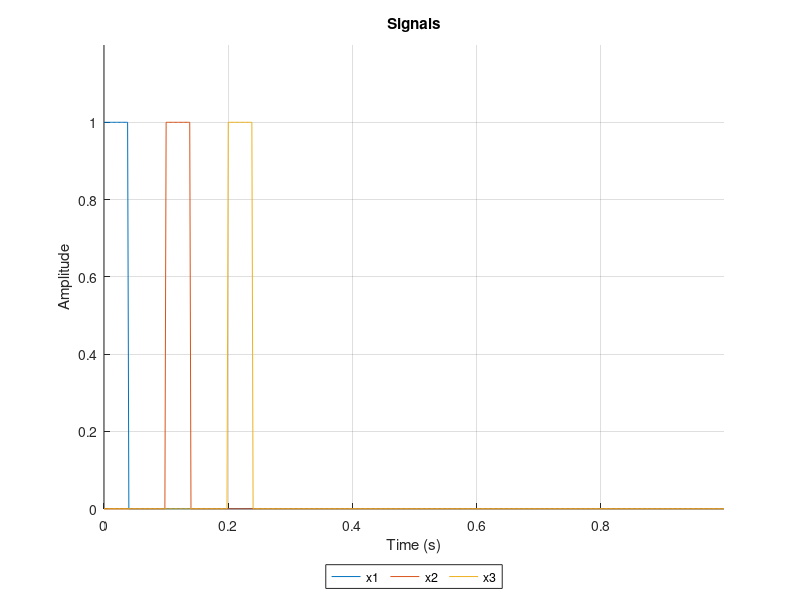
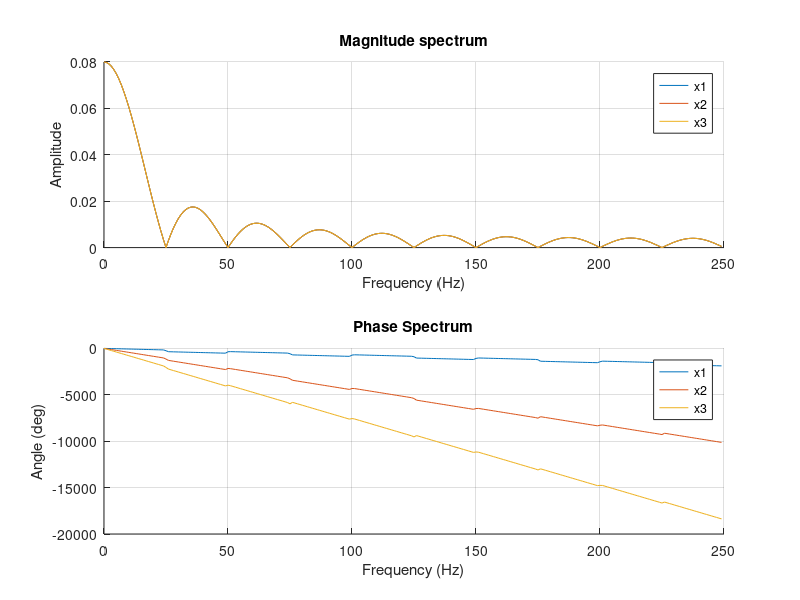

These figures' MATLAB source, in order:
close all; clear variables; clc;
load pulses.mat
% Corrigir espectro
Tt = 1; % Total time
f1 = 1/Tt; % fundamental frequency
fs = 500;  % Sampling frequency
N = length(x1);  % Data length
f = (0:N-1)*f1;  % Frequency vector
t = (0:N-1)/fs;  % Time vector

% ---------------- Plotting settings ----------------------------
figure(1)
hold on
plot(t,x1,'DisplayName','x1');
plot(t,x2,'DisplayName','x2');
plot(t,x3,'DisplayName','x3');
legend('Orientation','horizontal','Box','on','Location','southoutside')
xlabel('Time (s)');
ylabel('Amplitude');
grid()
axis([0 t(end) 1.2*min(x1) 1.2*max(x1)]);
title('Signals')
saveas(gcf,'semmlow_3_11_1.png');
% ---------------------------------------------------------------
figure(2)
subplot(2,1,1)
hold on;
xs = [x1;x2;x3];  % Signals vector
for i = 1:3
	Xs(i,:) = 2*fft(xs(i,:))/N; %  FFTs of the 3 signals
	X_mags(i,:) = abs(Xs(i,:)); % % Magnitude spectra of the 3 signals  
	Phase(i,:) = 180*unwrap(angle(Xs(i,:)))/pi; % Phase spectra of the 3 signals  
	plot(f(1:N/2),X_mags(i,(1:N/2)),'DisplayName',sprintf('x%d',i)) % Plot magnitude spectrum
end
% ---------------- Plotting settings ----------------------------
legend()
title('Magnitude spectrum')
xlabel('Frequency (Hz)');
ylabel('Amplitude');
grid();
subplot(2,1,2)
hold on
for i = 1:3
	plot(f(1:N/2),Phase(i,1:N/2),'DisplayName',sprintf('x%d',i)) % Plot phase spectrum
end
title('Phase Spectrum')
xlabel('Frequency (Hz)');
ylabel('Angle (deg)');
legend()
grid();